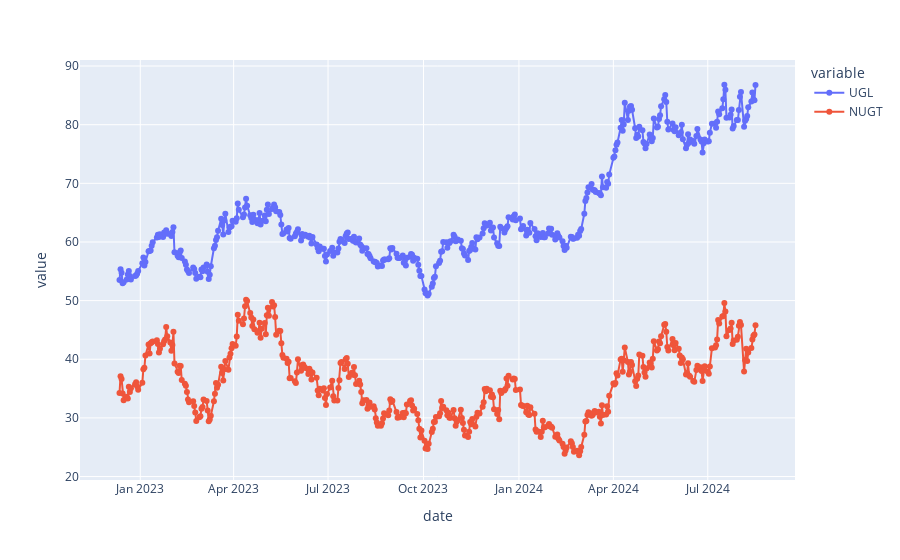

Write notebook code for a chart like this one.
### Code cell
import plotly.express as px
#df = px.data.gapminder().query("continent == 'Oceania'")
import plotly as py
import plotly.graph_objs as go
import plotly.offline as offline_py

offline_py.init_notebook_mode(connected=True)
#df_test = pd.DataFrame(z_score, columns=["z_score"])

fig = px.scatter(df_final["2018-06-25":])

fig.update_traces(mode='markers+lines')

fig.show()

### Figure 1 — Plotly figure (JSON) as saved in the notebook; plotly's stock layout.template omitted (floating-point values rounded to 4 significant figures; data arrays with more than 128 entries replaced by an {"elided": "..."} marker saying what was removed)
{"data": [{"hovertemplate": "variable=UGL<br>date=%{x}<br>value=%{y}<extra></extra>", "legendgroup": "UGL", "marker": {"color": "#636efa", "symbol": "circle"}, "mode": "markers+lines", "name": "UGL", "orientation": "v", "showlegend": true, "type": "scatter", "x": {"elided": "422 str values"}, "xaxis": "x", "y": {"elided": "422 float values"}, "yaxis": "y"}, {"hovertemplate": "variable=NUGT<br>date=%{x}<br>value=%{y}<extra></extra>", "legendgroup": "NUGT", "marker": {"color": "#EF553B", "symbol": "circle"}, "mode": "markers+lines", "name": "NUGT", "orientation": "v", "showlegend": true, "type": "scatter", "x": {"elided": "422 str values"}, "xaxis": "x", "y": {"elided": "422 float values"}, "yaxis": "y"}], "layout": {"autosize": true, "legend": {"title": {"text": "variable"}, "tracegroupgap": 0}, "margin": {"t": 60}, "xaxis": {"anchor": "y", "autorange": true, "domain": [0, 1], "range": ["2022-11-04 19:07:39.1497", "2024-09-22 04:52:20.8503"], "title": {"text": "date"}, "type": "date"}, "yaxis": {"anchor": "x", "autorange": true, "domain": [0, 1], "range": [18.74, 91.7], "title": {"text": "value"}, "type": "linear"}}}
